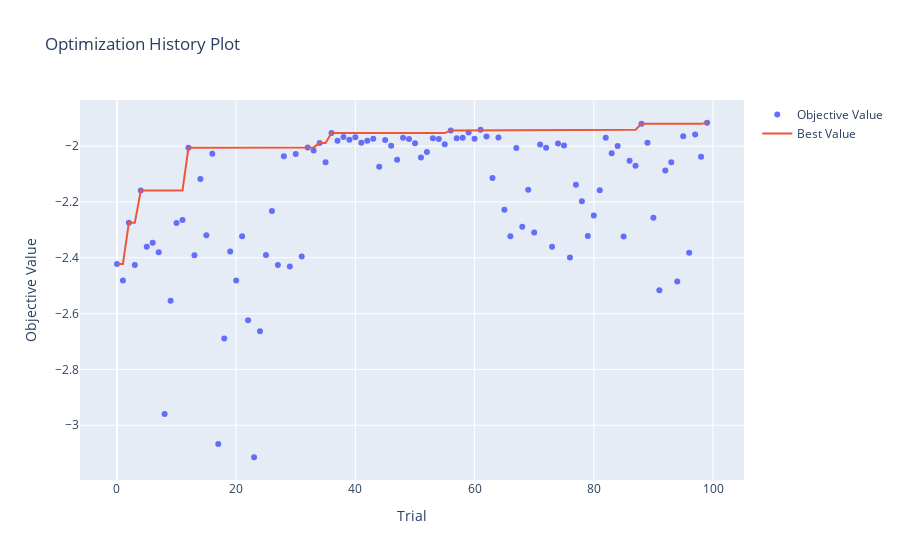

Notebook cell for this chart:
### Code cell
plot_optimization_history(study_cat)
